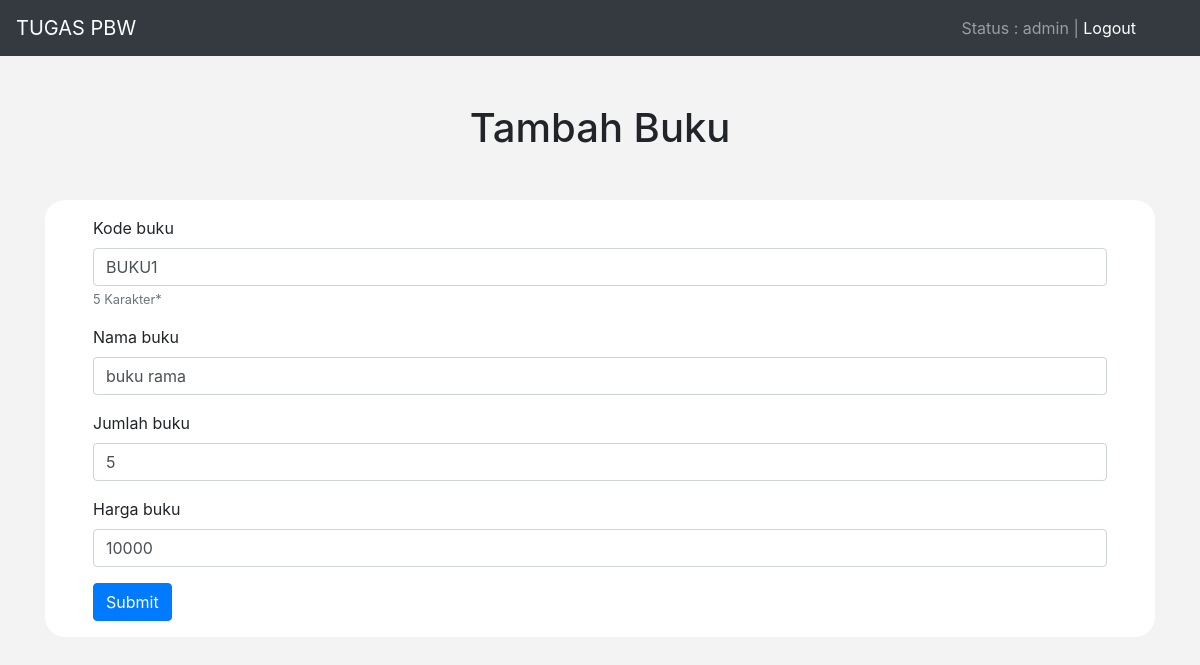
The page /ubah.php?kode=BUKU1 (signed in) on the database its author committed.
### tables this page shows
CREATE TABLE `buku` (
  `id_buku` int(11) NOT NULL,
  `kode_buku` varchar(5) NOT NULL,
  `nama_buku` varchar(50) NOT NULL,
  `jumlah_buku` int(10) NOT NULL,
  `harga_buku` int(10) NOT NULL
);

### functions.php (called while the page is built, shortened)
<?php
$db = mysqli_connect("localhost", "root", "", "crud");
function query ($query){
	global $db;
	$result = mysqli_query( $db, $query );
	$rows = [];
	while ($row=mysqli_fetch_assoc($result)) {
		$rows[] = $row;
	}
	return $rows;
}
 ?>

### ubah.php (the view, shortened to what this page needs)
<?php
require 'functions.php';
$kode = $_GET["kode"];
$buku = query("SELECT * FROM buku WHERE kode_buku = '$kode'")[0];
 ?>
<!doctype html>
<html lang="en">
<head>
    <link rel="stylesheet" href="https://maxcdn.bootstrapcdn.com/bootstrap/4.0.0/css/bootstrap.min.css"
>
</head>
<body>
    <nav class="navbar navbar-expand-lg navbar-dark bg-dark">
      <a class="navbar-brand" href="#">TUGAS PBW</a>
      <div class="collapse navbar-collapse" id="navbarText">
        <span class="navbar-text pr-5">
          Status : <?php echo $_SESSION['user_level']; ?> | <a href="logout.php">Logout</a>
        </span>
      </div>
    </nav>
    <h1 class="mt-5 mb-5 text-center">Tambah Buku</h1>
    <div class="container">
        <div class="row">
            <div class="col-md-12">
                <div class="pr-5 pl-5 pt-3 pb-3 table100">
                    <form action="" method="post">
                      <div class="form-group">
                        <label for="kode">Kode buku</label>
                        <input type="text" class="form-control" id="kode" name="kode" placeholder="Masukkan kode buku" required minlength="5" maxlength="5" value="<?php echo $buku['kode_buku'] ?>">
                        <small id="emailHelp" class="form-text text-muted" style="color: red">5 Karakter*</small>
                      </div>
                      <div class="form-group">
                        <label for="nama">Nama buku</label>
                        <input type="text" class="form-control" id="nama" name="nama" placeholder="Masukkan nama buku" required minlength="3" maxlength="20" value="<?php echo $buku['nama_buku'] ?>">
                      </div>
                      <div class="form-group">
                        <label for="jumlah">Jumlah buku</label>
                        <input type="number" class="form-control" id="jumlah" name="jumlah" placeholder="Masukkan jumlah buku" required value="<?php echo $buku['jumlah_buku'] ?>">
                      </div>
                      <div class="form-group">
                        <label for="harga">Harga buku</label>
                        <input type="number" class="form-control" id="harga" name="harga" placeholder="Masukkan harga buku" required value="<?php echo $buku['harga_buku'] ?>">
                      </div>
                      <button type="submit" class="btn btn-primary" name="submit">Submit</button>
                    </form>
                </div>
            </div>
        </div>
    </div>
</body>
</html>

### ubah.php (style rules this page uses)
body { background-color: #f3f3f3; }
.table100 { background-color: white; border-radius: 20px; }

### rows shown on the page
buku: kode "BUKU1", nama "buku rama", jumlah "5", harga "10000"

### other values the page prints
$_SESSION['user_level'] "admin"
